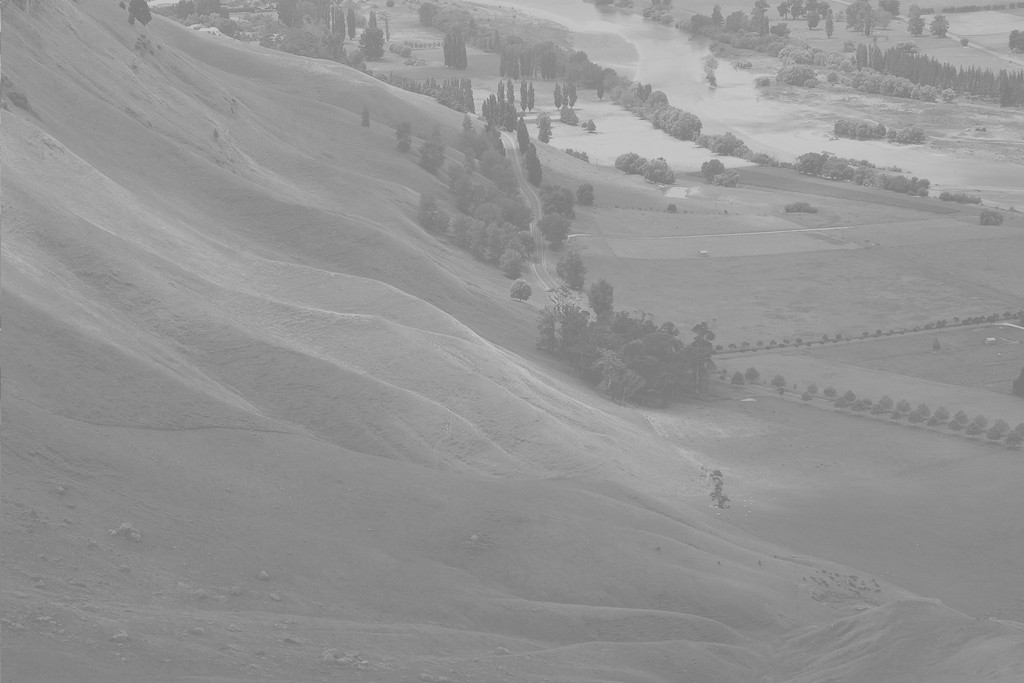
//> input picture DZO_07/images/uneq.jpg, 1024 x 683 px
$ ./main   (built with g++ and OpenCV 4)
//> lines starting //> are read from the running program, lines starting //| are printed output that depends on the picture; after the words box and inside, x2 and y2 are one past the last pixel; in counts of white or black regions, pixels touching at a corner belong together
#include <iostream>
#include <opencv2/highgui/highgui.hpp>
#include <opencv2/imgproc/imgproc.hpp>

using std::cout;
using std::cin;
using std::endl;

using namespace cv;

void imhist(Mat image, int histogram[])
{

    // initialize all intensity values to 0
    for(int i = 0; i < 256; i++)
    {
        histogram[i] = 0;
    }

    // calculate the no of pixels for each intensity values
    for(int y = 0; y < image.rows; y++)
        for(int x = 0; x < image.cols; x++)
            histogram[(int)image.at<uchar>(y,x)]++;

}

void cumhist(int histogram[], int cumhistogram[])
{
    cumhistogram[0] = histogram[0];

    for(int i = 1; i < 256; i++)
    {
        cumhistogram[i] = histogram[i] + cumhistogram[i-1];
    }
}

void histDisplay(int histogram[], const char* name)
{
    int hist[256];
    for(int i = 0; i < 256; i++)
    {
        hist[i]=histogram[i];
    }
    // draw the histograms
    int hist_w = 512; int hist_h = 400;
    int bin_w = cvRound((double) hist_w/256);

    Mat histImage(hist_h, hist_w, CV_8UC1, Scalar(255, 255, 255));

    // find the maximum intensity element from histogram
    int max = hist[0];
    for(int i = 1; i < 256; i++){
        if(max < hist[i]){
            max = hist[i];
        }
    }

    // normalize the histogram between 0 and histImage.rows

    for(int i = 0; i < 256; i++){
        hist[i] = ((double)hist[i]/max)*histImage.rows;
    }


    // draw the intensity line for histogram
    for(int i = 0; i < 256; i++)
    {
        line(histImage, Point(bin_w*(i), hist_h),
                              Point(bin_w*(i), hist_h - hist[i]),
             Scalar(0,0,0), 1, 8, 0);
    }

    // display histogram
    namedWindow(name, CV_WINDOW_AUTOSIZE);
    imshow(name, histImage);
}


int main()
{
    // Load the image
    Mat image = imread("images/uneq.jpg", CV_LOAD_IMAGE_GRAYSCALE);
//> image is the input picture: 683 rows x 1024 cols, CV_8UC1; min 114, max 208, mean 148

    // Generate the histogram
    int histogram[256];
    imhist(image, histogram);
//> histogram = 256 values, max 28701 at index 137, min 0 at index 0, mean 2732

    // Caluculate the size of image
    int size = image.rows * image.cols;
//> size = 699392
    float alpha = 255.0/size;
//> alpha = 0.000365

    // Calculate the probability of each intensity
    float PrRk[256];
    for(int i = 0; i < 256; i++)
    {
        PrRk[i] = (double)histogram[i] / size;
    }
//> after the loop, PrRk = 256 values, max 0.041 at index 137, min 0 at index 0, mean 0.00391

    // Generate cumulative frequency histogram
    int cumhistogram[256];
    cumhist(histogram,cumhistogram );
//> cumhistogram = 256 values from 0 to 699392

    // Scale the histogram
    int Sk[256];
    for(int i = 0; i < 256; i++)
    {
        Sk[i] = cvRound((double)cumhistogram[i] * alpha);
    }
//> after the loop, Sk = 256 values from 0 to 255


    // Generate the equlized histogram
    float PsSk[256];
    for(int i = 0; i < 256; i++)
    {
        PsSk[i] = 0;
    }

    for(int i = 0; i < 256; i++)
    {
        PsSk[Sk[i]] += PrRk[i];
    }
//> after the loop, PsSk = 256 values, max 0.041 at index 63, min 0 at index 5, mean 0.00391

    int final[256];
    for(int i = 0; i < 256; i++)
        final[i] = cvRound(PsSk[i]*255);
//> after the loop, final = 256 values, max 10 at index 63, min 0 at index 0, mean 0.988


    // Generate the equlized image
    Mat new_image = image.clone();

    for(int y = 0; y < image.rows; y++)
        for(int x = 0; x < image.cols; x++)
            new_image.at<uchar>(y,x) = saturate_cast<uchar>(Sk[image.at<uchar>(y,x)]);
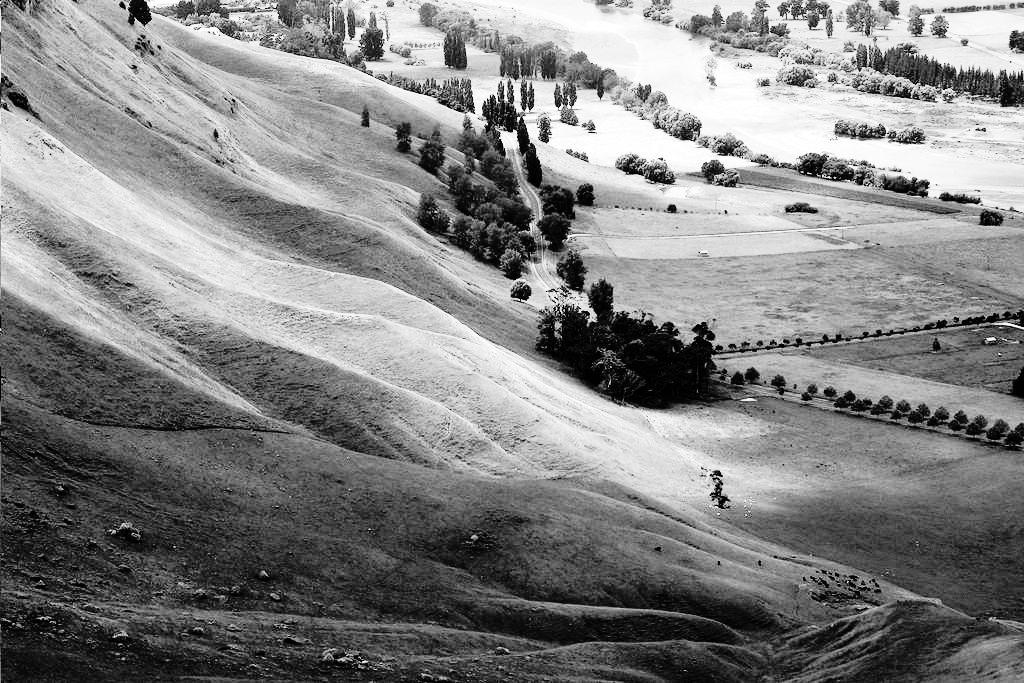
//> new_image: 683 rows x 1024 cols, CV_8UC1; min 0, max 255, mean 130.5

   // Display the original Image
    namedWindow("Original Image");
    imshow("Original Image", image);

    // Display the original Histogram
    histDisplay(histogram, "Original Histogram");
//> after the loop in histDisplay, `for(int i = 0; i < 256; i++)`: hist has the same summary as histogram outside histDisplay
//> in histDisplay, `int max = hist[0];`: max = 0
//> the loop in histDisplay, `for(int i = 1; i < 256; i++)` made 255 passes
//> max on passes 114, 116, 117, 118, 119, 120, 121, 122, 123, 124, 125, 126: 1, 12, 19, 49, 93, 220, 488, 1061, 1747, 2160, 2718, 3259
//> after the loop in histDisplay, `for(int i = 1; i < 256; i++)`: max = 28701
//> after the loop in histDisplay, `for(int i = 0; i < 256; i++)`: hist = 256 values, max 400 at index 137, min 0 at index 0, mean 37.9
//> after the loop in histDisplay, `for(int i = 0; i < 256; i++)`:
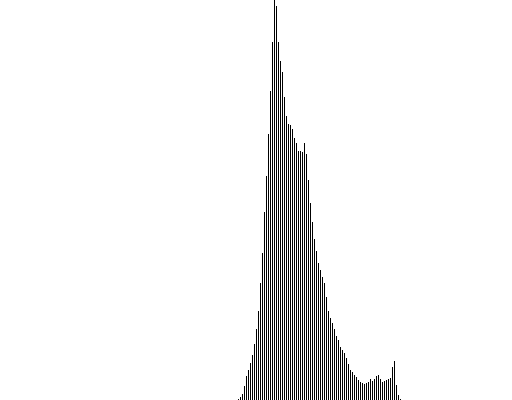
//> histImage: 400 rows x 512 cols, CV_8UC1; 95.3% white; black in thin lines or dots, all inside (x1, y1, x2, y2) = (238, 0, 401, 400)

    // Display equilized image
    namedWindow("Equilized Image");
    imshow("Equilized Image",new_image);

    // Display the equilzed histogram
    histDisplay(final, "Equilized Histogram");
//> call 2 of histDisplay, with name = "Equilized Histogram"
//> after the loop in histDisplay (call 2), `for(int i = 0; i < 256; i++)`: hist has the same summary as final outside histDisplay
//> in histDisplay (call 2), `int max = hist[0];`: max = 0
//> after the loop in histDisplay (call 2), `for(int i = 1; i < 256; i++)`: max = 10
//> after the loop in histDisplay (call 2), `for(int i = 0; i < 256; i++)`: hist = 256 values, max 400 at index 63, min 0 at index 0, mean 39.53
//> after the loop in histDisplay (call 2), `for(int i = 0; i < 256; i++)`:
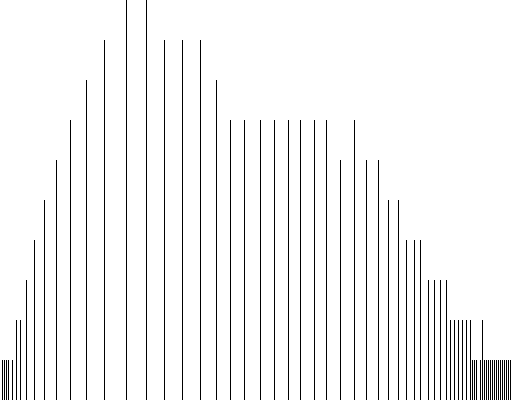
//> histImage: 400 rows x 512 cols, CV_8UC1; 95.1% white; black in thin lines or dots

    waitKey();
    return 0;
}
